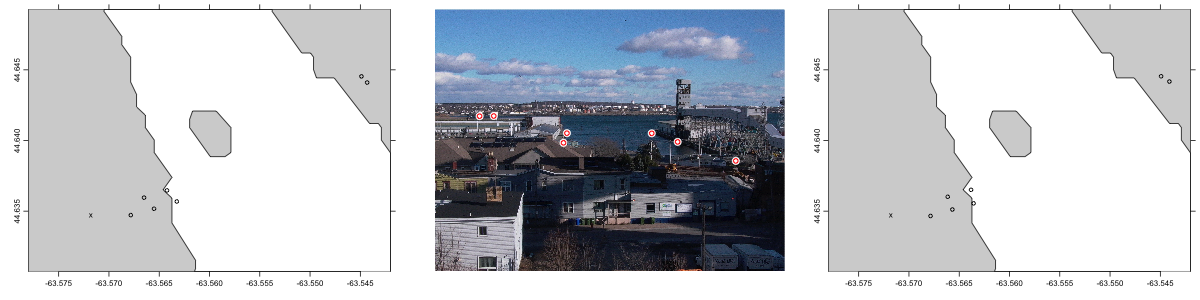

This figure's R source:
png("fit2.png", width=1200, height=300)
library(oce)
library(ReadImages)
source('proj.R')
cameraLat <- 44.634719170
cameraLon <- -63.571794927
data(coastlineHalifax)
## camera at 44.634719170 -63.571794927
imageHeight <- 1680
gcp <- read.table('P1020248-gcp.dat', header=TRUE)
gcp$i <- gcp$xpix
gcp$j <- imageHeight - gcp$ypix
xy <- geodXy(gcp$lat, gcp$lon, cameraLat, cameraLon)

par(mfrow=c(1,3))

## lat-lon map
plot(coastlineHalifax, clon=-63.56, clat=44.640, span=4)
points(gcp$lon, gcp$lat)
points(cameraLon, cameraLat, pch='x')
##text(gcp$lon, gcp$lat, 1:length(gcp$lon), pos=1)

im <- read.jpeg("P1020248.jpg")
plot(im)
points(gcp$i, gcp$j, col='white', pch=20, cex=3)
points(gcp$i, gcp$j, col='red', pch=20, cex=2)
points(gcp$i, gcp$j, col='white', pch=20, cex=1)

elevationVec <- altitudeVec <- azimuthVec <- vVec <- NULL
misfit <- function(p)
{
    elevationVec <<- c(elevationVec, p[1])
    altitudeVec <<- c(altitudeVec, p[2])
    azimuthVec <<- c(azimuthVec, p[3])
    vVec <<- c(vVec, p[4])
    p <- proj(gcp$i, gcp$j, elevation=p[1], altitude=p[2], azimuth=p[3], v=p[4])
    sqrt(mean((xy$x - p$x)^2 + (xy$y - p$y)^2, na.rm=TRUE))
}
o <- optim(c(30, -20, -30, 40), misfit)
elevation <- o$par[1]
altitude <- o$par[2]
azimuth <- (o$par[3])
v <- o$par[4]

## show prediction
pred <- proj(gcp$i, gcp$j, elevation, altitude, azimuth, v)
predLat <- cameraLat + pred$y / 111e3
predLon <- cameraLon + pred$x / 111e3 / cos(cameraLat * pi / 180)
plot(coastlineHalifax, clon=-63.56, clat=44.640, span=4)
points(predLon, predLat)
points(cameraLon, cameraLat, pch='x')
